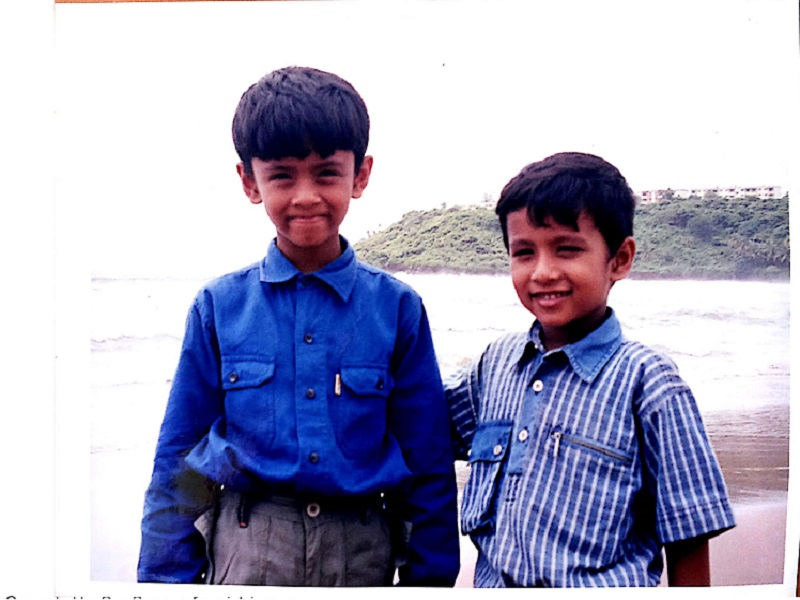
#> input picture Samp_1.jpg, 800 x 600 px
$ python ImageImposing.py
#> lines starting #> are read from the running program, lines starting #| are printed output that depends on the picture
import cv2
img1=cv2.imread("Samp_1.jpg")
#> img1 is the input picture: shape (600, 800, 3); mean B, G, R 194, 169.6, 170.4
img2=cv2.imread("Samp_2.jpg")
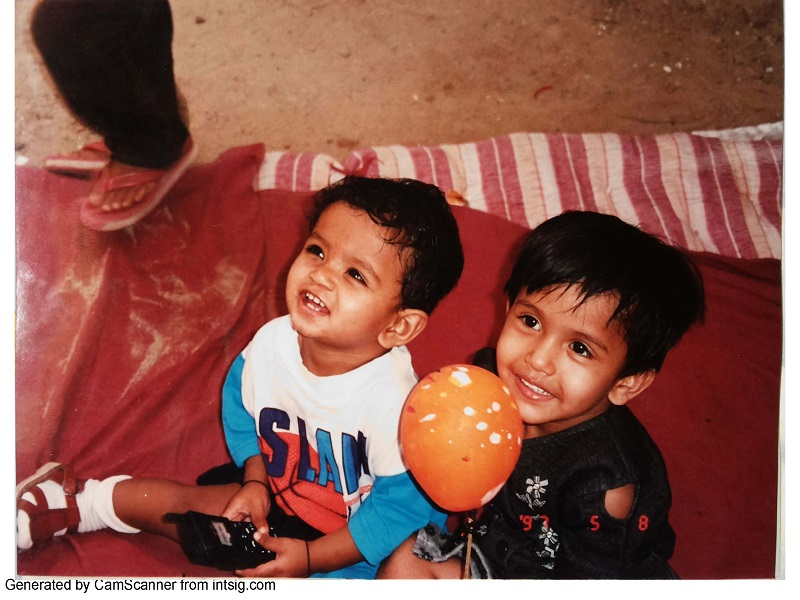
#> input picture Samp_2.jpg, 800 x 600 px
#> img2 is the input picture: shape (600, 800, 3); mean B, G, R 77.3, 87.5, 140.5

plainadd=img1+img2
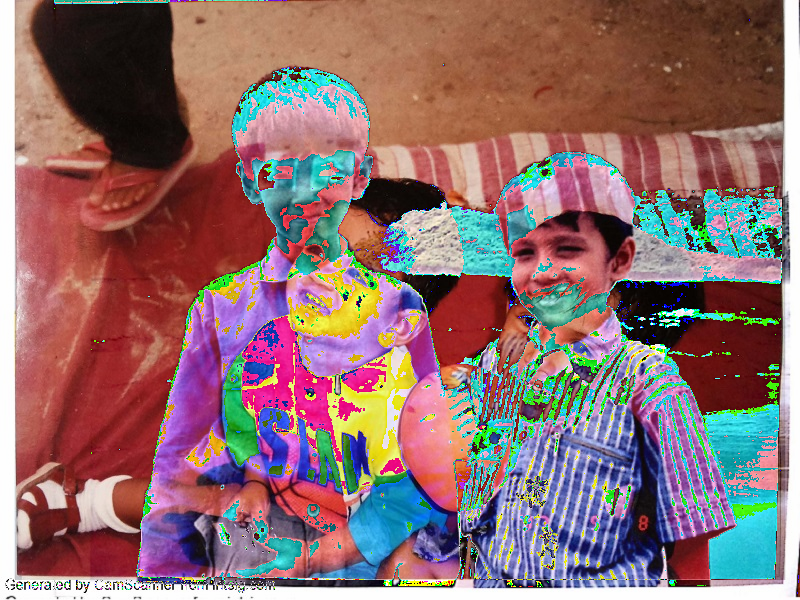
#> plainadd: shape (600, 800, 3); mean B, G, R 111.2, 109.8, 141.9
functadd=cv2.add(img1,img2)
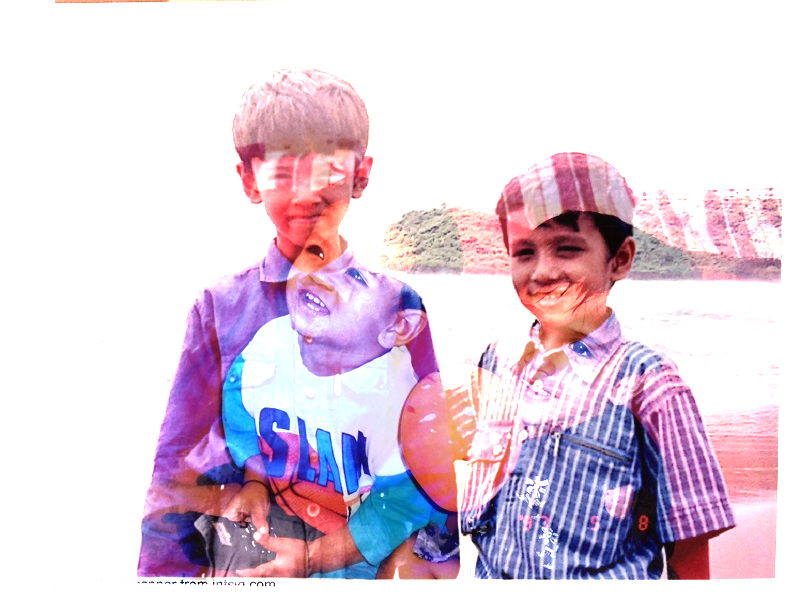
#> functadd: shape (600, 800, 3); mean B, G, R 221.2, 205.5, 224.3
weighadd=cv2.addWeighted(img1,0.7,img2,0.3,0)
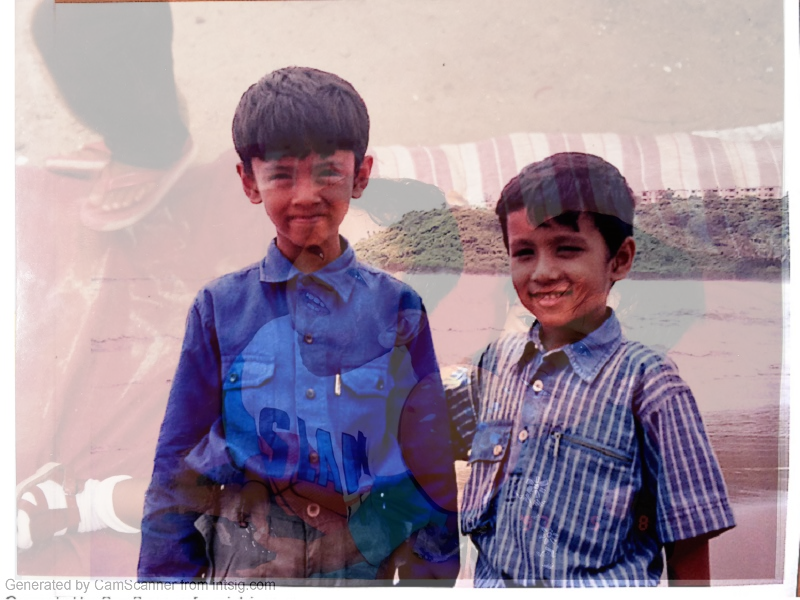
#> weighadd: shape (600, 800, 3); mean B, G, R 159, 145, 161.4

cv2.imshow("Samp_1.jpg",img1)
cv2.imshow("Samp_2.jpg",img2)
cv2.imshow("Plain_add",plainadd)
cv2.imshow("Funct_add",functadd)
cv2.imshow("Weigh_add",weighadd)


cv2.waitKey(0)
cv2.destroyAllWindows()
